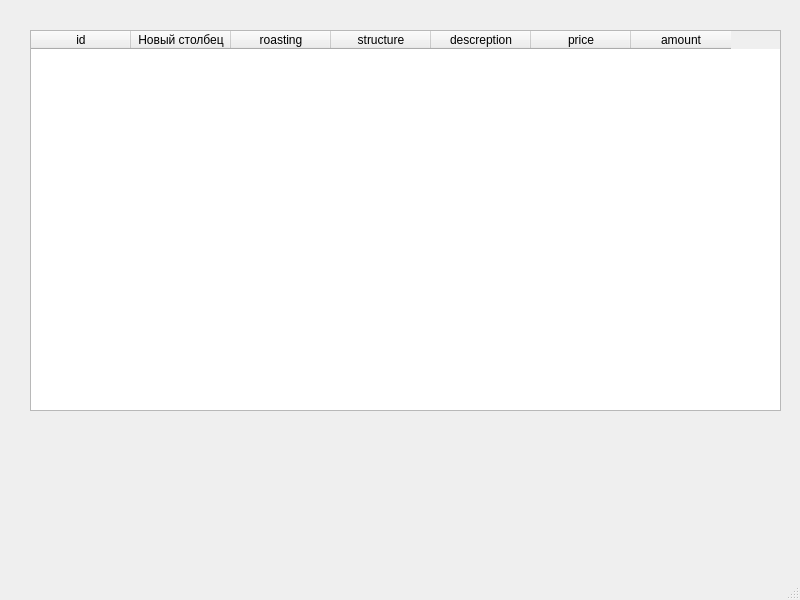
<?xml version="1.0" encoding="UTF-8"?>
<ui version="4.0">
 <class>MainWindow</class>
 <widget class="QMainWindow" name="MainWindow">
  <property name="geometry">
   <rect>
    <x>0</x>
    <y>0</y>
    <width>800</width>
    <height>600</height>
   </rect>
  </property>
  <property name="windowTitle">
   <string>MainWindow</string>
  </property>
  <widget class="QWidget" name="centralwidget">
   <widget class="QTableWidget" name="tableWidget">
    <property name="geometry">
     <rect>
      <x>30</x>
      <y>30</y>
      <width>751</width>
      <height>381</height>
     </rect>
    </property>
    <column>
     <property name="text">
      <string>id</string>
     </property>
    </column>
    <column>
     <property name="text">
      <string>Новый столбец</string>
     </property>
    </column>
    <column>
     <property name="text">
      <string>roasting</string>
     </property>
    </column>
    <column>
     <property name="text">
      <string>structure</string>
     </property>
    </column>
    <column>
     <property name="text">
      <string>descreption</string>
     </property>
    </column>
    <column>
     <property name="text">
      <string>price</string>
     </property>
    </column>
    <column>
     <property name="text">
      <string>amount</string>
     </property>
    </column>
   </widget>
  </widget>
  <widget class="QMenuBar" name="menubar">
   <property name="geometry">
    <rect>
     <x>0</x>
     <y>0</y>
     <width>800</width>
     <height>26</height>
    </rect>
   </property>
  </widget>
  <widget class="QStatusBar" name="statusbar"/>
 </widget>
 <resources/>
 <connections/>
</ui>
